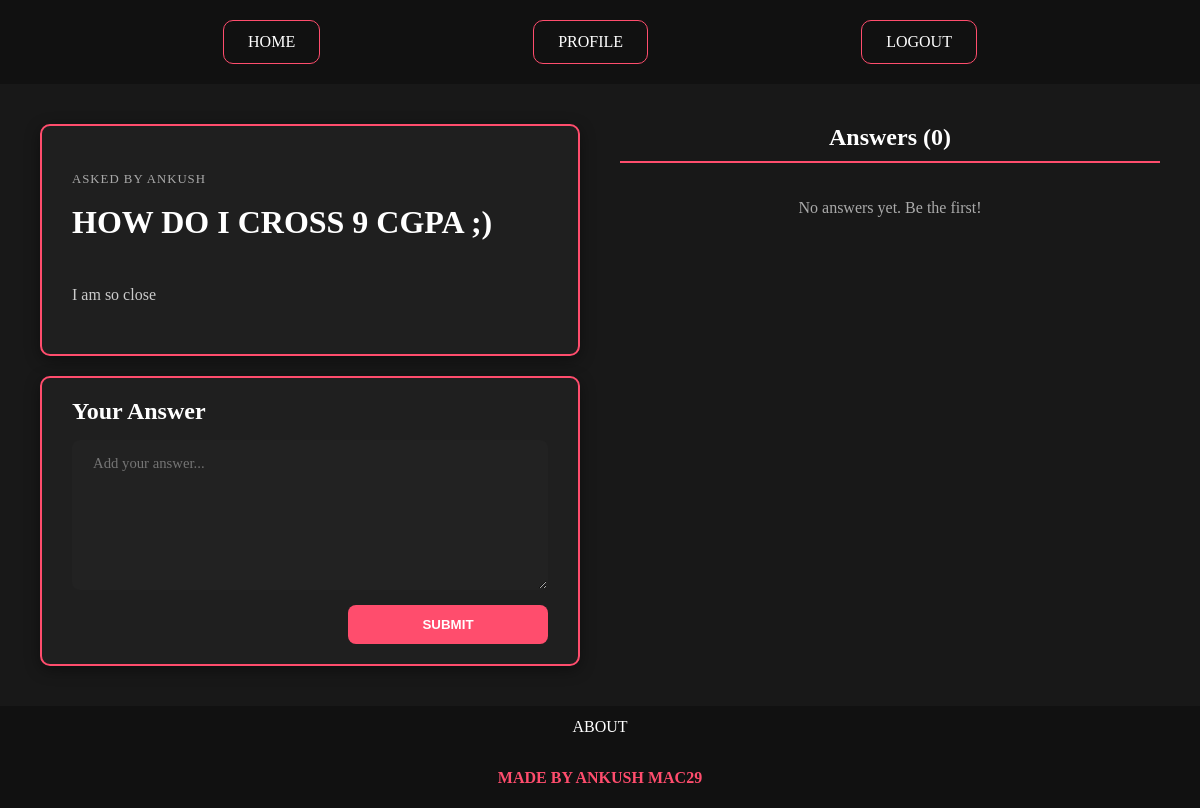
/answer/4 (signed in), run on the app's committed database.
### model.py (models this page shows)
class student(db.Model):
    id=db.Column(db.Integer,primary_key=True)
    name=db.Column(db.String(50),nullable=False)
    email=db.Column(db.String(50),nullable=False,unique=True)
    password=db.Column(db.String(50),nullable=False)
    questions=db.relationship("question",backref="author")
    answers=db.relationship("answer",backref="author")

class question(db.Model):
    id=db.Column(db.Integer,primary_key=True)
    title=db.Column(db.String(100),nullable=False)
    body=db.Column(db.Text)
    user_id=db.Column(db.Integer,db.ForeignKey("student.id"))
    answer=db.relationship("answer",backref="question")

### home.py (the view)
@home.route("/answer/<question_id>", methods=["GET", "POST"])
def answer_page(question_id):
    if "id" not in session:
        return redirect(url_for("auth.login"))
    q=db.session.get(question,question_id)
    if request.method == "POST":
        body = request.form["body"]
        new_answer = answer(body=body, question_id=question_id, user_id=session["id"])
        db.session.add(new_answer)
        db.session.commit()
        return redirect(url_for("home.answer_page", question_id=question_id))
    return render_template("answer.html", question=q)

### templates/answer.html (shortened to what this page needs)
{% extends "base.html" %}
{% block content %}
<main class="answer_layout">
    <div class="left-col">
        <div class="question">
            <p class="asker">Asked by {{ question.author.name }}</p>
            <h1>{{ question.title }}</h1>
            <p>{{ question.body }}</p>
        </div>
        <form class="answer-form" action="{{ url_for('home.answer_page', question_id=question.id) }}" method="post">
            <h2>Your Answer</h2>
            <textarea name="body" placeholder="Add your answer..."></textarea>
            <input type="submit" value="SUBMIT">
        </form>
    </div>
    <div class="right-col">
        <h2>Answers ({{ question.answer|length }})</h2>
        <section class="answers-section">
            {% if not question.answer %}
            <p style="color: var(--text-muted); text-align: center;">No answers yet. Be the first!</p>
            {% endif %}
        </section>
    </div>
</main>
{% endblock %}

### static/styles.css (style rules this page uses)
:root { --primary-color: #ff4d6d; --primary-hover: #ff6b85; --bg-dark: #181818; --bg-darker: #111111; --text-light: #ffffff; --text-muted: #aaaaaa; --input-bg: #e0f7f4; --radius-pill: 50px; --radius-card: 8px; }
body { margin: 0; height: 100vh; display: grid; grid-template-rows: auto 1fr auto; background-color: var(--bg-darker); color: var(--text-light); }
section { display: flex; flex-direction: column; gap: 20px; }
textarea { min-height: 150px; padding: 14px 20px; border-radius: var(--radius-card); background-color: #222; border: 1px solid transparent; font-family: inherit; font-size: 0.92rem; color: var(--text-light); resize: vertical; outline: none; margin: 10px; }
input[type="submit"] { width: 300px; padding: 12px; border-radius: 8px; border: none; background-color: var(--primary-color); color: var(--text-light); font-weight: bold; cursor: pointer; transition: all 0.3s ease; align-self: center; margin-top: 10px; }
.question { display: flex; flex-direction: column; gap: 15px; border: var(--primary-color) solid 2px; background-color: #1f1f1f; padding: 30px; border-radius: 10px; box-shadow: 0 4px 15px rgba(0, 0, 0, 0.4); transition: all 0.3s ease-in-out; }
.question .asker { font-size: 0.8rem; color: var(--text-muted); letter-spacing: 1px; text-transform: uppercase; margin-bottom: -5px; }
.question h1 { color: var(--text-light); margin: 5px 0 10px 0; }
.question p { color: #cccccc; line-height: 1.6; font-size: 1rem; }
.answer_layout { display: grid; grid-template-columns: 1fr 1fr; gap: 40px; padding: 40px; background-color: var(--bg-dark); align-items: start; box-sizing: border-box; }
.answer_layout .left-col, .answer_layout .right-col { display: flex; flex-direction: column; gap: 20px; }
.answer_layout .right-col h2 { color: var(--text-light); margin: 0; text-align: center; border-bottom: 2px solid var(--primary-color); padding-bottom: 10px; }
.answers-section { display: flex; flex-direction: column; align-items: center; width: 100%; gap: 15px; max-height: 70vh; overflow-y: auto; padding-right: 15px; }
.answer-form { display: flex; flex-direction: column; gap: 10px; border: var(--primary-color) solid 2px; background-color: #1f1f1f; padding: 20px 30px; border-radius: 10px; box-shadow: 0 4px 15px rgba(0, 0, 0, 0.4); width: 100%; box-sizing: border-box; }
.answer-form h2 { margin: 0 0 5px 0; }
.answer-form textarea { min-height: 150px; width: 100%; box-sizing: border-box; margin: 0; }
.answer-form input[type="submit"] { align-self: flex-end; width: 200px; margin-top: 5px; }

### data on the page
student: author.name "ANKUSH"
question: title "HOW DO I CROSS 9 CGPA ;)", body "I am so close"

### other printed values
{{ question.answer|length }} "0"
